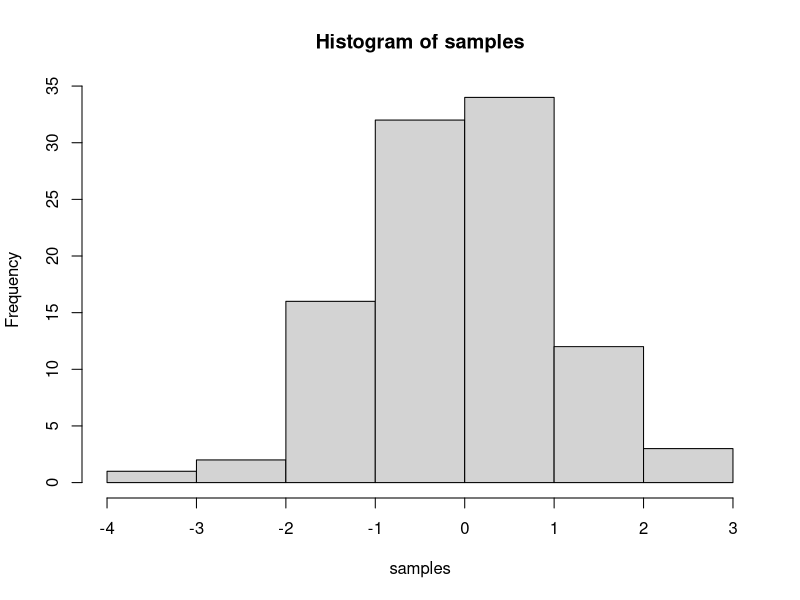

Write R code to recreate this figure.
## ---- chunk 1
knitr::opts_chunk$set(message=FALSE,warning=FALSE, cache=TRUE)
## ---- chunk 2
samples <- rnorm(100, mean=0, sd=1)
hist(samples)
## ---- chunk 3
1+2
2*5
5/3
(1+6+4)/5

## ---- chunk 4
a<-1
b<-2
a+b

d<-c(1,2,3)
e<-c(5,6,7)
d+e
d*e
d/e

## ---- chunk 5
# for loop solution
# i becomes the number 1 to 100 at each step of the loop


a <- length(100) # make empty variable, set length to 100
for (i in 1:100){
  a[i] <-i #assigns the number in i, to the ith index of a
}

print(a)

# for loop solution #2

a<-c() #create empty variable using combine command
for (i in 1:100){
  a<-c(a,i) # keeps combining a with itself and the new number in i
}
print(a)

# seq solution
a <- seq(1,100,1) # look up help for seq using ?seq() in console
print(a)

